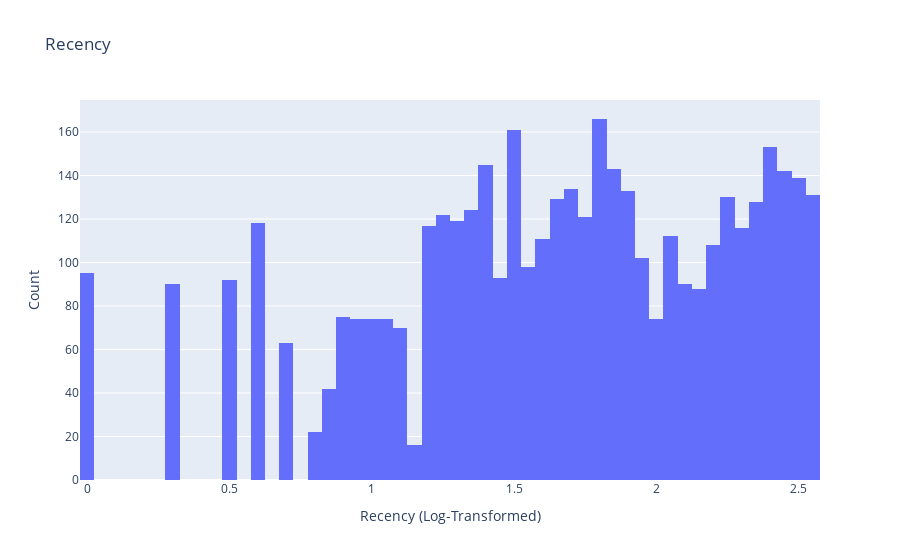
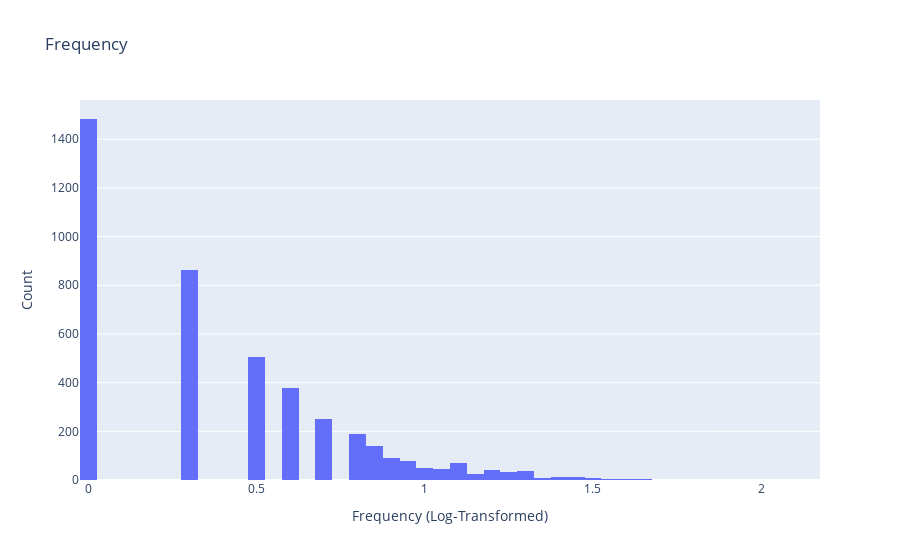

The notebook cell saved with these charts, in order:
### Code cell
# Apply the log transformation
for col in rfm_cols:
    df_customer[f'{col}_log'] = np.log10(df_customer[[col]])
    # A note on log10, for the unsure:
    # An explanation of logarithms is beyond the scope of this course, but resources are available online
    # Example: https://www.mathsisfun.com/algebra/logarithms.html
    
    #  Visualise the transformed scores
    plot_histogram( 
            data=df_customer[f'{col}_log'],
            x_title=f'{col} (Log-Transformed)',
            y_title='Count',
            title=col
        )

### Figure 1 — Plotly figure (JSON) as saved in the notebook; plotly's stock layout.template omitted (floating-point values rounded to 4 significant figures; data arrays with more than 128 entries replaced by an {"elided": "..."} marker saying what was removed)
{"data": [{"type": "histogram", "x": {"elided": "4334 float values"}}], "layout": {"hovermode": "x unified", "title": {"text": "Recency"}, "xaxis": {"title": {"text": "Recency (Log-Transformed)"}}, "yaxis": {"title": {"text": "Count"}}}}

### Figure 2 — Plotly figure (JSON) as saved in the notebook; plotly's stock layout.template omitted (floating-point values rounded to 4 significant figures; data arrays with more than 128 entries replaced by an {"elided": "..."} marker saying what was removed)
{"data": [{"type": "histogram", "x": {"elided": "4334 float values"}}], "layout": {"hovermode": "x unified", "title": {"text": "Frequency"}, "xaxis": {"title": {"text": "Frequency (Log-Transformed)"}}, "yaxis": {"title": {"text": "Count"}}}}
